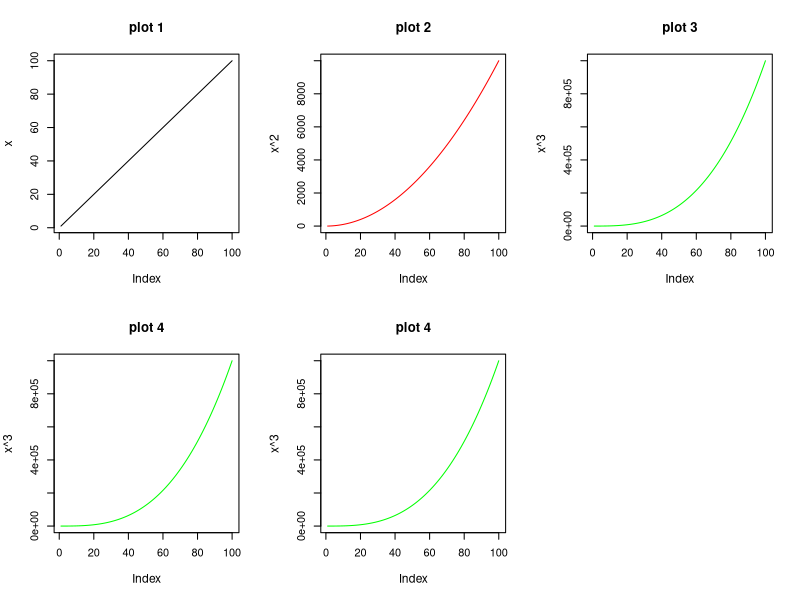

Recreate this plot in R. (Note: this script raises an error after producing the figure.)
library(ggplot2)
par( mfrow = c( 2, 3 ) )
# Notes for printout.
# Columns of plots ...
x <- c(1:100)
plot(x, type="l",main = "plot 1", cex.lab = 1.1)

plot(x^2, type="l", col="red", main = "plot 2", cex.lab = 1.1)

plot(x^3, type="l", col="green", main = "plot 3", cex.lab = 1.1)

plot(x^3, type="l", col="green", main = "plot 4", cex.lab = 1.1)

plot(x^3, type="l", col="green", main = "plot 4", cex.lab = 1.1)

# Math Notation Header
qplot(1:10, 1:10) + opts(title = sprintf("$\\mathrm{d}\\mathbf{x}_{t} = \\alpha[(\\theta
- \\mathbf{x}_{t})\\mathrm{d}t + %d]\\mathrm{d}B_{t}$", 4))